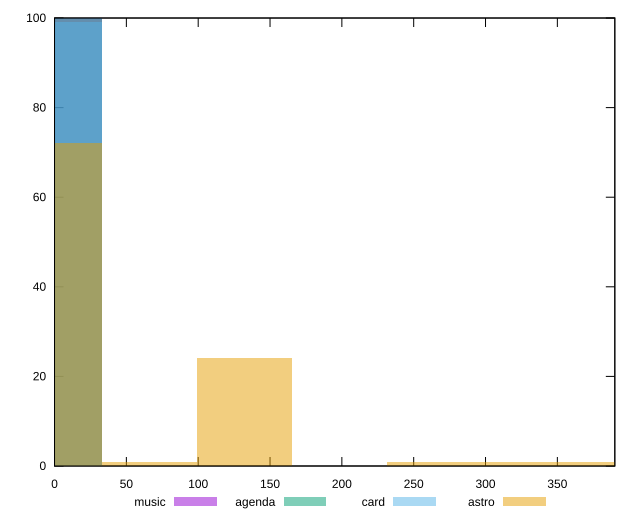

Recreate this plot in gnuplot.
reset

$music <<EOF
0 100
EOF

$agenda <<EOF
0 100
EOF

$card <<EOF
0 99
EOF

$astro <<EOF
0 72
132.20895987072356 24
66.10447993536178 1
264.4179197414471 1
396.6268796121707 1
330.5223996768089 1
EOF

set key outside below
set boxwidth 66.10447993536178
set xrange [0:390]
set yrange [0:100]
set trange [0:100]
set style fill transparent solid 0.5 noborder
set terminal svg size 640, 520 enhanced background rgb 'white'
set output "reports/report_00027_2021-02-24T12-40-31.850Z/legacy-javascript/comparison/histogram/all_raw.svg"

plot $music title "music" with boxes, \
     $agenda title "agenda" with boxes, \
     $card title "card" with boxes, \
     $astro title "astro" with boxes

reset
